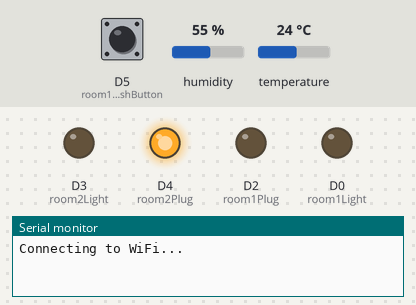
This sketch was run on a simulated ESP8266 (NodeMCU). On the bench: output pins drawn as LEDs (lit = HIGH), the last lines printed to the serial monitor. Inputs (shaded band) come from the test bench; at power-on: D5 (room1LightgPushButton) HIGH, humidity 55 %, temperature 24 °C. WiFi joins after 1.5 s; servers stay silent unless stated; uploads are accepted with an empty reply.

Above: at 1.1 s.
At 3.2 s:
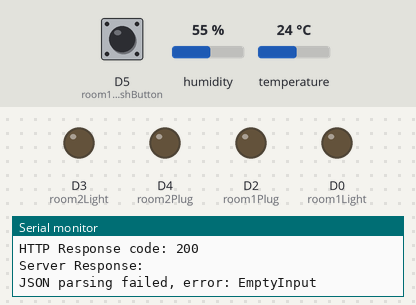
3.3 s: D5 (room1LightgPushButton) pulled LOW for 3 s
At 7.0 s:
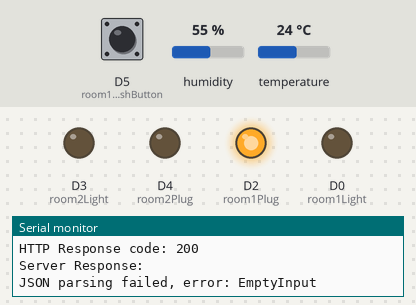
Timing chart, 0 to 8.5 s (numbered marks = the images above; inputs shaded):
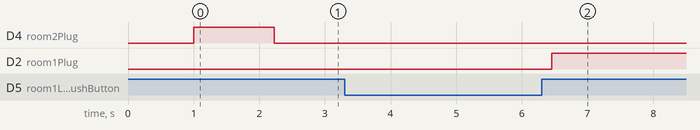

Measured:
- after the input at 3.3 s, D2 (room1Plug): LOW → HIGH after 3.2 s

The sketch:

BedRoom.ino
```cpp
#include <ESP8266WiFi.h>
#include <WifiClientSecureBearSSL.h>
#include <ESP8266HTTPClient.h>
#include <Adafruit_Sensor.h>
#include <ArduinoJson.h>
#include <DHT.h>

#define DHTPIN 5  // GPIO5 on ESP8266 corresponds to D1 on NodeMCU
#define DHTTYPE DHT11


DHT dht(DHTPIN, DHTTYPE);

const char *ssid = "thus";
const char *password = "123456789";
// define variables for all lights and appliciances
int room1Light = D0;
int room2Light = D3;
int room1Plug = D2;
int room2Plug = D4;

// define push button for the appliances and lights
int room1LightgPushButton = D5;
int room2LightPushButton = D7;
int room1PlugPushButton = D6;
int room2PlugPushButton = D8;

// states of the appliance and lights

bool room1LightState = false;
bool room2LightState = false;
bool room1PlugState = false;
bool room2PlugState = false;

void setup() {
  dht.begin();
  pinMode(room1Light, OUTPUT);
  pinMode(room2Light, OUTPUT);
  pinMode(room2Plug, OUTPUT);
  pinMode(room1Plug, OUTPUT);

  pinMode(room1LightgPushButton, INPUT_PULLUP);
  pinMode(room2LightPushButton, INPUT_PULLUP);
  pinMode(room1PlugPushButton, INPUT_PULLUP);
  pinMode(room2PlugPushButton, INPUT_PULLUP);

  Serial.begin(115200);

  // Connect to Wi-Fi
  WiFi.begin(ssid, password);
  while (WiFi.status() != WL_CONNECTED) {
    delay(1000);
    Serial.println("Connecting to WiFi...");
    digitalWrite(LED_BUILTIN, HIGH);
    delay(1000);
    digitalWrite(LED_BUILTIN, LOW);
  }
  Serial.println("Connected to WiFi");
  digitalWrite(LED_BUILTIN, HIGH);
}

void loop() {


  // Read the state of the push button
  if (digitalRead(room1LightgPushButton) == LOW) {
    // Button is pressed
    room1LightState = !room1LightState;  // Toggle the LED state
    delay(500);  // Debounce delay
  }

  //Red the data from dht11
  float tmp = dht.readTemperature();
  float hmd = dht.readHumidity();
  DynamicJsonDocument doc(1024);

  doc["key"] = "2FKH2cq0LlIn2cTI7RAddjqdtdURKThGK4Sox7aQNooYHs2dgH8mlRXJx8ITE47p";
  doc["room_name"] = "Bed Room";

  JsonObject sensor_data = doc.createNestedObject("sensor_data");
  sensor_data["temperature"] = tmp;
  sensor_data["humidity"] = hmd;
  sensor_data["motion_sensor"] = 0;

  JsonObject devices = doc.createNestedObject("devices");

  JsonArray devices_lights = devices.createNestedArray("lights");

  JsonObject devices_lights_0 = devices_lights.createNestedObject();
  devices_lights_0["name"] = "Room 1 Light";
  devices_lights_0["is_active"] = room1LightState;

  // JsonObject devices_lights_1 = devices_lights.createNestedObject();
  // devices_lights_1["name"] = "Room 1 plug";
  // devices_lights_1["is_active"] = room1PlugState;

  JsonObject devices_lights_1 = devices_lights.createNestedObject();
  devices_lights_1["name"] = "Room 2 Light";
  devices_lights_1["is_active"] = room2LightState;

  JsonArray devices_plugs = devices.createNestedArray("plugs");

  JsonObject devices_plugs_0 = devices_plugs.createNestedObject();
  devices_plugs_0["name"] = "Room 1 Plug";
  devices_plugs_0["is_active"] = room1PlugState;

  JsonObject devices_plugs_1 = devices_plugs.createNestedObject();
  devices_plugs_1["name"] = "Room 2 Plug";
  devices_plugs_1["is_active"] = room2PlugState;


  String jsonString;
  serializeJson(doc, jsonString);

  WiFiClient client;  // Create a WiFiClient instance
  HTTPClient http;

  // Use the WiFiClient instance as an argument for http.begin
  http.begin(client,  "http://node.homesphere.tech/api/post-data");

  http.addHeader("Content-Type", "application/json");

  int httpResponseCode = http.POST(jsonString);
  if (httpResponseCode > 0) {
    Serial.print("HTTP Response code: ");
    Serial.println(httpResponseCode);

    String response = http.getString();
    Serial.print("Server Response: ");
    Serial.println(response);

    // Parse the lights array
    DynamicJsonDocument lightsDoc(1024);
    DeserializationError jsonError = deserializeJson(lightsDoc, response);

    if (jsonError) {
      Serial.print("JSON parsing failed, error: ");
      Serial.println(jsonError.c_str());
    } else {
      //Extract data for the ceiling light
      const char *Room1Light = lightsDoc["lights"][0]["name"];
      bool Room1LightStatus = lightsDoc["lights"][0]["is_active"];
      room1LightState = Room1LightStatus;

      const char *Room2Light = lightsDoc["lights"][1]["name"];
      bool Room2LightStatus = lightsDoc["lights"][1]["is_active"];
      room2LightState = Room2LightStatus;

      // const char *electrifanName = lightsDoc["lights"][2]["name"];
      // bool electrifanStatus = lightsDoc["lights"][2]["is_active"];
      // electricfanState = electrifanStatus;

      const char *Room1Plug = lightsDoc["plugs"][0]["name"];
      bool Room1PlugState = lightsDoc["plugs"][0]["is_active"];
      room1PlugState = Room1PlugState;
      const char *Room2Plug = lightsDoc["plugs"][1]["name"];
      bool Room2PlugState = lightsDoc["plugs"][1]["is_active"];
      room2PlugState = Room2PlugState;
    }

  } else {
    Serial.print("HTTP POST request failed, error: ");
    Serial.println(httpResponseCode);
  }
  digitalWrite(room1Light, room1LightState ? HIGH : LOW);
  digitalWrite(room1Light, room2LightState ? HIGH : LOW);
  digitalWrite(room1Plug, room1LightState ? HIGH : LOW);
  digitalWrite(room2Plug, room2LightState ? HIGH : LOW);
  //digitalWrite(ledLight, PUSH_BUTTON ? HIGH : LOW);

  http.end();

  delay(3500);  // Adjust the delay based on your requirements
}
```
